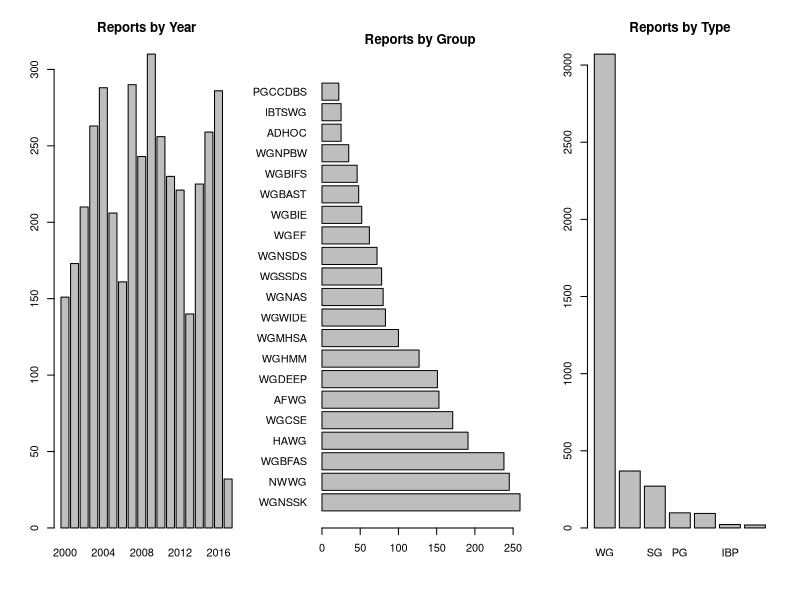

R code for this plot:
## 1  Read in data
x <- read.csv("../1_shaheen/topic-distributions-per-report.csv", check.names=FALSE)

## 2  Filter out rows without year or group name
x <- x[x$Year != "A",]
x$Year <- as.integer(x$Year)
x <- x[x$Group != "NoAcronym",]

## 3  Barplots
png("overview.png", width=1200, height=600, pointsize=20)
par(mfrow=c(1,3))

barplot(table(x$Year), main="Reports by Year")

opar <- par(plt=c(0.2,0.95,0.12, 0.89))
gcount <- sort(table(x$Group), decreasing=TRUE)
barplot(gcount[gcount>20], horiz=TRUE, las=1, main="Reports by Group")
par(opar)

left <- function(x, n) substr(x, 1, n)
right <- function(x, n) substr(x, nchar(x)-n+1, nchar(x))
type <- rep("", nrow(x))
type[left(x$Group,2) == "WG"] <- "WG"
type[right(x$Group,2) == "WG"] <- "WG"
type[left(x$Group,2) == "WK"] <- "WK"
type[left(x$Group,3) == "IBP"] <- "IBP"
type[left(x$Group,2) == "SG"] <- "SG"
type[left(x$Group,2) == "PG"] <- "PG"
type[left(x$Group,2) == "AG"] <- "AG"
type[type == ""] <- "Other"
barplot(sort(table(type), decreasing=TRUE), main="Reports by Type")
dev.off()
